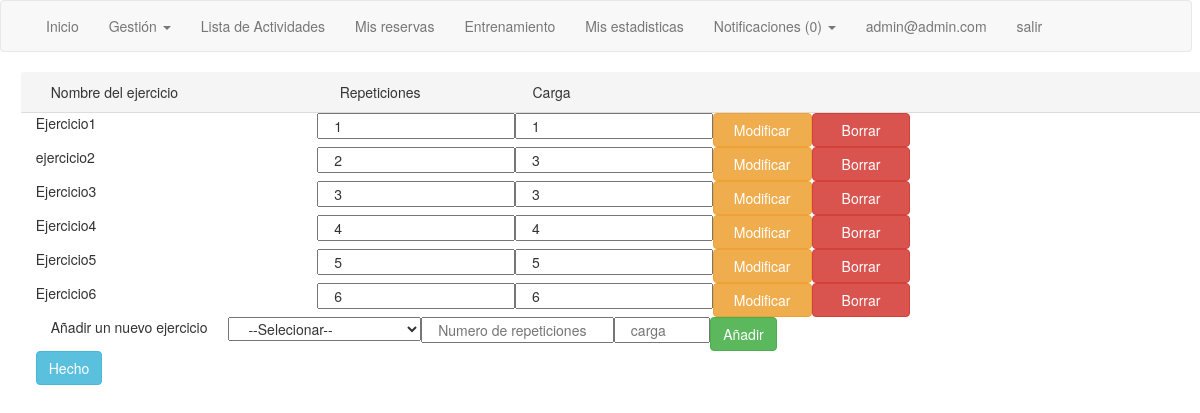
/Views/ModEjerciciosTabla.php?id=1 (signed in), run on the app's committed database.
### tables this page shows
CREATE TABLE `TablaEjercicio` (
  `Ejercicio_idEjercicio` int(11) NOT NULL,
  `Tabla_idTabla` int(11) NOT NULL,
  `nRepeticiones` int(11) DEFAULT NULL,
  `carga` int(11) DEFAULT NULL
);

CREATE TABLE `Ejercicio` (
  `idEjercicio` int(11) NOT NULL,
  `nomEjercicio` varchar(20) NOT NULL,
  `descripcion` varchar(150) DEFAULT NULL,
  `categoria` varchar(10) NOT NULL
);

### Model/Usuario.php (called while the page is built, shortened)
<?php
class Usuario{
    function getByEmail($email){
      $db = DB::getDB();
      $consulta = "SELECT * FROM Usuario WHERE email ='".$email."'";
      $result = $db->query($consulta);
      return $result->fetch_assoc();
    }
}
?>

### Controllers/c_Usuario.php (called while the page is built, shortened)
<?php
require_once("../Model/Usuario.php");
class UsuarioController{
    public function getUserByEmail($mail){
      $u = new Usuario();
      $result = $u->getByEmail($mail);
      return $result;
    }
}
 ?>

### Model/Tabla.php (called while the page is built, shortened)
<?php
class Tabla{
  function getEjercicios($id){
    $db = DB::getDB();
    $consulta = "SELECT Ejercicio_idEjercicio,nRepeticiones,carga FROM TablaEjercicio WHERE Tabla_idTabla='".$id."'";
    $result = $db->query($consulta);
    $res = array();
    while($row = $result->fetch_assoc()){
      array_push($res, $row);
    }
    return $res;
  }
}
?>

### Controllers/c_Tabla.php (called while the page is built, shortened)
<?php
require_once("../Model/Tabla.php");
class TablaController{
    public function getEjerciciosTabla($id){
        $t = new Tabla();
        $toRet = $t->getEjercicios($id);
        return $toRet;
    }
}
?>

### Model/Ejercicio.php (called while the page is built, shortened)
<?php
class Ejercicio{
  function getById($id){
    $db = DB::getDB();
    $consulta = "SELECT * FROM Ejercicio WHERE idEjercicio =".$id;
    $result = $db->query($consulta);
    return $result->fetch_assoc();
  }
}
?>

### Controllers/c_Ejercicio.php (called while the page is built, shortened)
<?php
require_once("../Model/Ejercicio.php");
class EjercicioController{
  public static function getEjercicio($id){
    $e = new Ejercicio();
    return $e->getById($id);
  }
}
 ?>

### Views/ModEjerciciosTabla.php (the view, shortened to what this page needs)
<?php
if(!isset($_SESSION['userID'])){
  header('Location: paginaPrincipal.php');
}else{
  require_once('../Controllers/c_Usuario.php');
  $usuariosController = new UsuarioController();
  $user = $usuariosController->getUserByEmail($_SESSION['userID']);
  if($user['tipoUsuario']=='deportista'){
    header('Location: paginaPrincipal.php');
  }
  else{
?>
<!DOCTYPE html>
<html>
  <head>
    <?php
        require_once('NavBar.php');
        require_once('../Controllers/c_Tabla.php');
        require_once('../Controllers/c_Ejercicio.php');
        $ejerciciosController = new EjercicioController();
        $tablaController = new TablaController();
        $ejerciciosTabla = $tablaController->getEjerciciosTabla($_GET['id']);
    ?>
  </head>
    <body>
      <div class="tabla panel-default" >
        <div class = 'row panel-heading'>
      <span  class ="col-md-3">Nombre del ejercicio</span>  <span  class ="col-md-2">Repeticiones</span>  <span  class ="col-md-2">Carga</span>
    </div>
      <?php foreach($ejerciciosTabla as $it){ ?>
        <?php  $toShow = $ejerciciosController->getEjercicio($it['Ejercicio_idEjercicio']);      ?>
        <div class="row">
          <form method="post" action="../Controllers/c_Tabla.php?op=5">
            <span class ="col-md-3" name='nomEjercicio'><?php echo($toShow['nomEjercicio']);?></span>
            <input class="col-md-2" type="text" name="nRepeticiones" value="<?php echo($it['nRepeticiones']);?>"/>
            <input class="col-md-2" type="text" name="carga" value="<?php echo($it['carga']);?>"/>
            <input class="btn btn-warning col-md-1" type="submit" value="Modificar" />
            <button class="btn btn-danger col-md-1" form="deleleFromTabla<?php echo($it['Ejercicio_idEjercicio']);?>" name="idEjercicio" value = <?php echo("".$it['Ejercicio_idEjercicio']."");?>>Borrar</button>
          </form>
        </div>
      <?php }?>
    <span class="col-md-2">Añadir un nuevo ejercicio</span>
    <form method="post" action="../Controllers/c_Tabla.php?op=3" id="addEjercicioTabla" onsubmit="return adEjTabla()">
      <select id ="eje" class="col-md-2" name='idEjercicio'>
          <option  value="">--Selecionar--</option>
      </select>
      <input class="col-md-2" type="text" name="numRepeticiones" placeholder="Numero de repeticiones" id="repeticiones"/>
      <input class="col-md-1" type="text" name="carga" placeholder="carga" id="carga"/>
    </form>
    <button class="btn btn-success" form="addEjercicioTabla" name="idTabla" value = <?php echo("".$_GET['id']."");?>>Añadir</button>
    <br><button onclick="location.href='GestionTablas.php'" class="btn btn-info">Hecho</button>
    </div>
  </body>
</html>
<?php
}
}
?>

### data on the page
tablaejercicio: Ejercicio_idEjercicio.nomEjercicio "Ejercicio1", nRepeticiones "1", carga "1"
tablaejercicio: Ejercicio_idEjercicio.nomEjercicio "ejercicio2", nRepeticiones "2", carga "3"
tablaejercicio: Ejercicio_idEjercicio.nomEjercicio "Ejercicio3", nRepeticiones "3", carga "3"
tablaejercicio: Ejercicio_idEjercicio.nomEjercicio "Ejercicio4", nRepeticiones "4", carga "4"
tablaejercicio: Ejercicio_idEjercicio.nomEjercicio "Ejercicio5", nRepeticiones "5", carga "5"
tablaejercicio: Ejercicio_idEjercicio.nomEjercicio "Ejercicio6", nRepeticiones "6", carga "6"

### other printed values
count($notificaciones) "0"
$_SESSION['userID'] "admin@admin.com"
